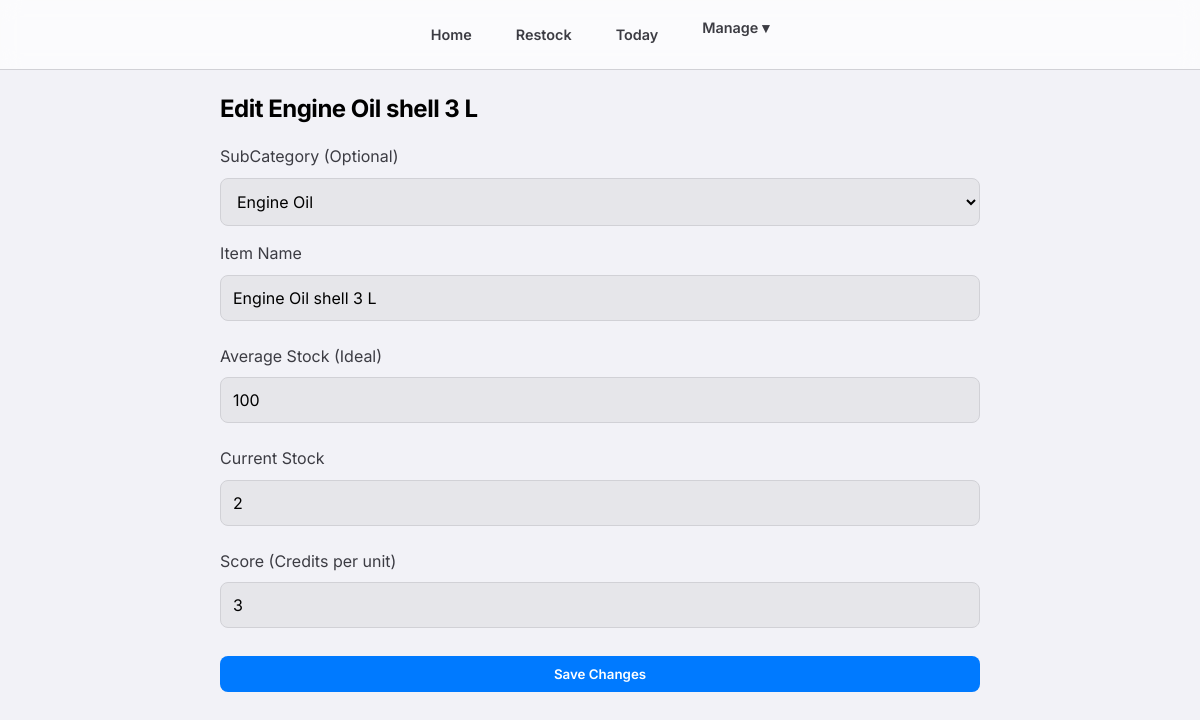
Before: /manage/items/8/edit/ (signed in) with the older database file.
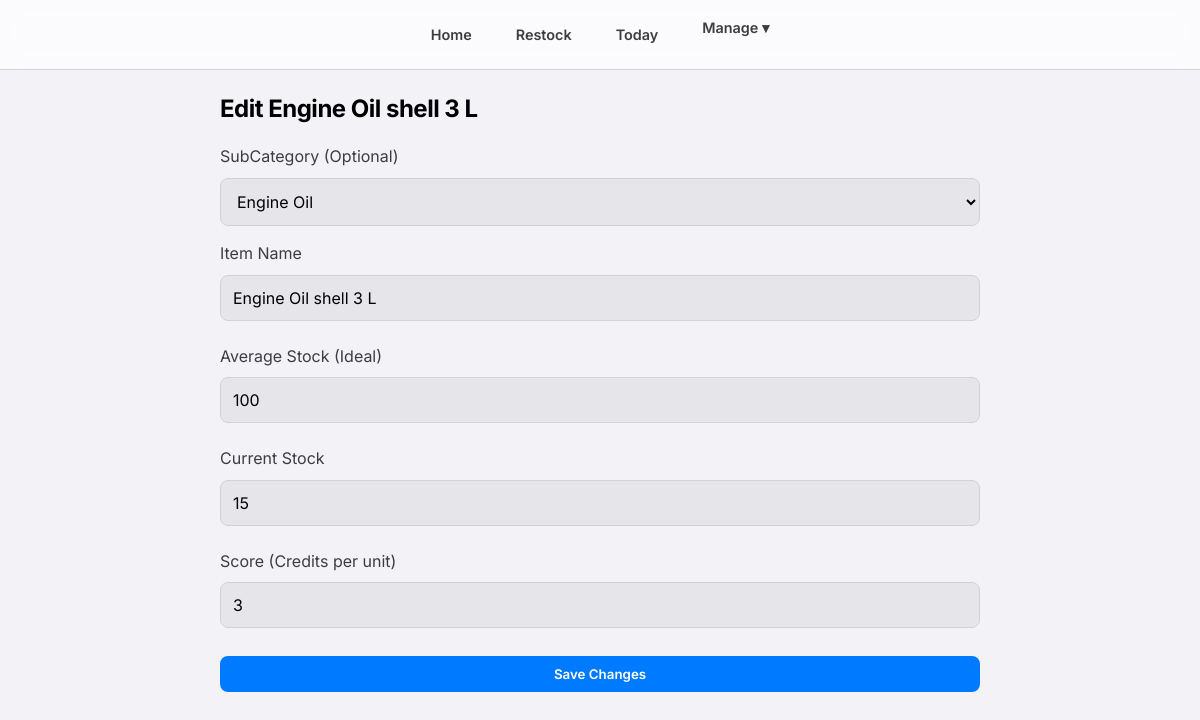
After: the same page with the newer database file.
### consumables/models.py (models this page shows, shortened)
class Item(models.Model):
    category = models.ForeignKey(Category, related_name='items', on_delete=models.CASCADE)
    subcategory = models.ForeignKey(SubCategory, related_name='items', on_delete=models.SET_NULL, null=True, blank=True)
    name = models.CharField(max_length=200)
    average_stock = models.IntegerField(default=0, help_text="Ideal stock level for calculation")
    current_stock = models.IntegerField(default=0)
    score = models.IntegerField(default=1, help_text="Credits earned per unit taken")
    class Meta:
        constraints = [
            models.UniqueConstraint(
                fields=['category', 'name'],
                condition=models.Q(subcategory__isnull=True),
                name='unique_direct_item_idx'
            ),
            models.UniqueConstraint(
                fields=['subcategory', 'name'],
                name='unique_subcategory_item_idx'
            )
        ]

class SubCategory(models.Model):
    name = models.CharField(max_length=100)
    category = models.ForeignKey(Category, related_name='subcategories', on_delete=models.CASCADE)
    class Meta:
        verbose_name_plural = "Sub Categories"

### consumables/views.py (the view, shortened to what this page needs)
# urls.py: path('manage/items/<int:item_id>/edit/', views.edit_item, name='edit_item'),
@login_required
def edit_item(request, item_id):
    item = get_object_or_404(Item, pk=item_id)
    subcategories = item.category.subcategories.all()
    return render(request, 'consumables/edit_item.html', {'item': item, 'subcategories': subcategories})

### consumables/templates/consumables/edit_item.html (shortened to what this page needs)
{% extends 'consumables/base.html' %}
{% block content %}
<h2>Edit {{ item.name }}</h2>
<form method="post">
    {% if subcategories %}
    <label style="display: block; color: var(--text-secondary);">SubCategory (Optional)</label>
    <select name="subcategory"
        style="width: 100%; margin-bottom: 15px; padding: 12px; border-radius: 8px; border: 1px solid var(--border-color); background: var(--input-bg); color: var(--text-primary);">
        {% for sub in subcategories %}
        <option value="{{ sub.id }}" {% if item.subcategory_id == sub.id %}selected{% endif %}>{{ sub.name }}</option>
        {% endfor %}
    </select>
    {% endif %}
    <label style="display: block; color: var(--text-secondary);">Item Name</label>
    <input type="text" name="name" value="{{ item.name }}" required>
    <label style="display: block; color: var(--text-secondary); margin-top: 15px;">Average Stock (Ideal)</label>
    <input type="number" name="average_stock" value="{{ item.average_stock }}">
    <label style="display: block; color: var(--text-secondary); margin-top: 15px;">Current Stock</label>
    <input type="number" name="current_stock" value="{{ item.current_stock }}">
    <label style="display: block; color: var(--text-secondary); margin-top: 15px;">Score (Credits per unit)</label>
    <input type="number" name="score" value="{{ item.score }}">
    <button type="submit" class="btn btn-primary" style="margin-top: 20px; width: 100%;">Save Changes</button>
</form>
{% endblock %}

Changed rows visible on the page:
changed Item "Engine Oil shell 3 L": current_stock "2" → "15"
